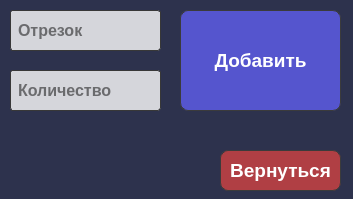
<?xml version="1.0" encoding="UTF-8"?>
<ui version="4.0">
 <class>Dialog</class>
 <widget class="QDialog" name="Dialog">
  <property name="geometry">
   <rect>
    <x>0</x>
    <y>0</y>
    <width>353</width>
    <height>199</height>
   </rect>
  </property>
  <property name="windowTitle">
   <string>MetallOPT</string>
  </property>
  <property name="styleSheet">
   <string notr="true">background-color:rgba(45, 50, 77, 1);</string>
  </property>
  <widget class="QLineEdit" name="lineEdit">
   <property name="geometry">
    <rect>
     <x>10</x>
     <y>10</y>
     <width>151</width>
     <height>41</height>
    </rect>
   </property>
   <property name="font">
    <font>
     <family>Arial</family>
     <pointsize>12</pointsize>
     <bold>true</bold>
    </font>
   </property>
   <property name="styleSheet">
    <string notr="true">background-color: rgba(255, 255, 255, 0.8);
border-radius: 3px;
border: 1px solid #383838;
color: #000000;
padding: 5px;</string>
   </property>
   <property name="text">
    <string/>
   </property>
   <property name="placeholderText">
    <string>Отрезок</string>
   </property>
  </widget>
  <widget class="QLineEdit" name="lineEdit_2">
   <property name="geometry">
    <rect>
     <x>10</x>
     <y>70</y>
     <width>151</width>
     <height>41</height>
    </rect>
   </property>
   <property name="font">
    <font>
     <family>Arial</family>
     <pointsize>12</pointsize>
     <bold>true</bold>
    </font>
   </property>
   <property name="styleSheet">
    <string notr="true">background-color: rgba(255, 255, 255, 0.8);
border-radius: 3px;
border: 1px solid #383838;
color: #000000;
padding: 5px;</string>
   </property>
   <property name="placeholderText">
    <string>Количество</string>
   </property>
  </widget>
  <widget class="QPushButton" name="add_button">
   <property name="geometry">
    <rect>
     <x>180</x>
     <y>10</y>
     <width>161</width>
     <height>101</height>
    </rect>
   </property>
   <property name="font">
    <font>
     <family>Arial</family>
     <pointsize>14</pointsize>
     <bold>true</bold>
    </font>
   </property>
   <property name="cursor">
    <cursorShape>ArrowCursor</cursorShape>
   </property>
   <property name="styleSheet">
    <string notr="true">QPushButton:hover{
background-color: rgba(10,94,239,0.8);
border: 2px solid #3B3B3B;
}

QPushButton:pressed {
	background-color: rgba(88, 127, 255,0.8);
}
QPushButton{
background-color: rgba(95,94,239,0.8);
border-radius: 8px;
border: 1px solid #3B3B3B;
color: white;
}</string>
   </property>
   <property name="text">
    <string>Добавить</string>
   </property>
  </widget>
  <widget class="QLabel" name="label">
   <property name="geometry">
    <rect>
     <x>10</x>
     <y>130</y>
     <width>191</width>
     <height>51</height>
    </rect>
   </property>
   <property name="font">
    <font>
     <family>Arial</family>
     <pointsize>12</pointsize>
     <bold>true</bold>
    </font>
   </property>
   <property name="styleSheet">
    <string notr="true">color: rgba(227, 38, 38, 1);</string>
   </property>
   <property name="text">
    <string/>
   </property>
  </widget>
  <widget class="QPushButton" name="back_button">
   <property name="geometry">
    <rect>
     <x>220</x>
     <y>150</y>
     <width>121</width>
     <height>41</height>
    </rect>
   </property>
   <property name="font">
    <font>
     <family>Arial</family>
     <pointsize>14</pointsize>
     <bold>true</bold>
    </font>
   </property>
   <property name="cursor">
    <cursorShape>ArrowCursor</cursorShape>
   </property>
   <property name="styleSheet">
    <string notr="true">QPushButton:hover{
background-color: rgba(151, 10, 10, 0.8);
border: 2px solid #3B3B3B;
}

QPushButton:pressed {
	background-color:rgba(202, 13, 13, 0.8);
}
QPushButton{
background-color: rgba(209, 66, 66, 0.8);
border-radius: 8px;
border: 1px solid #3B3B3B;
color: white;
}</string>
   </property>
   <property name="text">
    <string>Вернуться</string>
   </property>
  </widget>
 </widget>
 <resources/>
 <connections/>
</ui>
